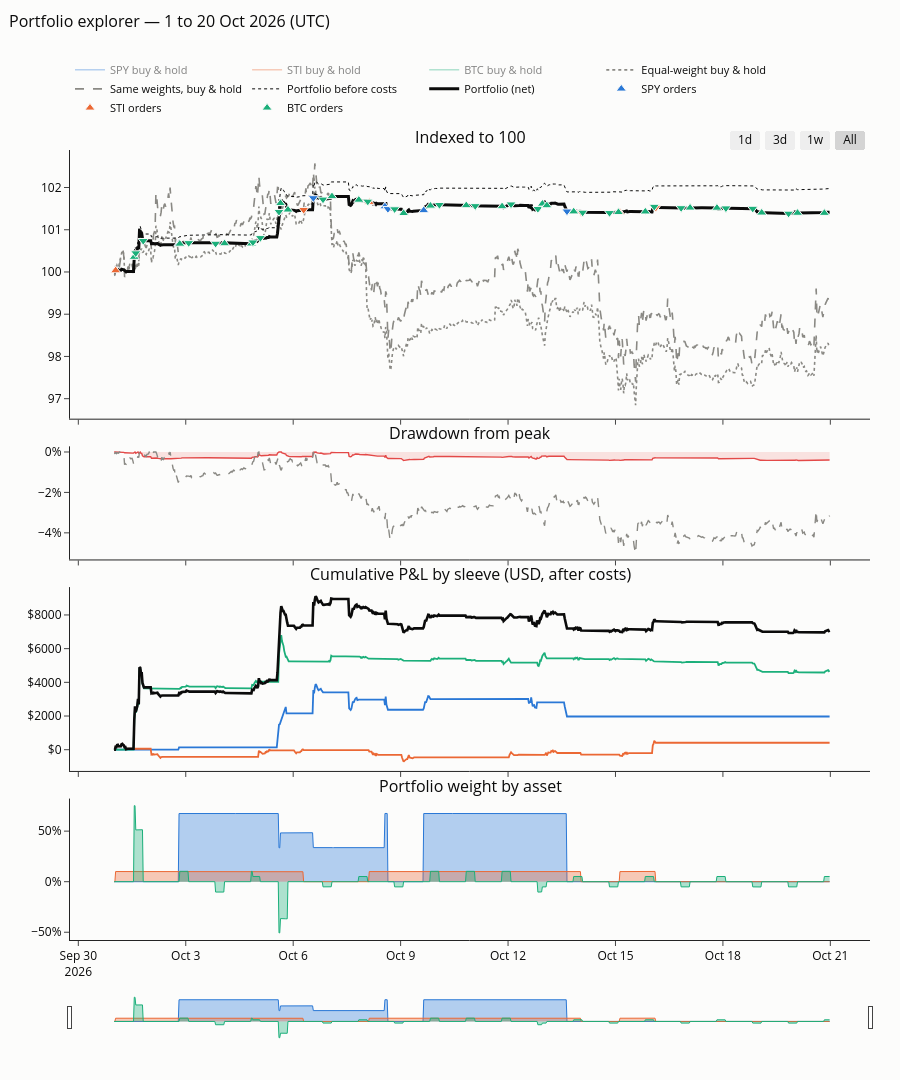

Write notebook code for a chart like this one.
### Markdown cell above
### 10.1 Portfolio overview
Indexed equity against benchmarks, drawdown, cumulative P&L by sleeve and portfolio weights, with
every order marked.

### Code cell
if HAVE_PLOTLY:
    fig = make_subplots(rows=4, cols=1, shared_xaxes=True, vertical_spacing=0.035,
                        row_heights=[0.38, 0.16, 0.26, 0.20],
                        subplot_titles=("Indexed to 100", "Drawdown from peak", "Cumulative P&L by sleeve (USD, after costs)",
                                        "Portfolio weight by asset"))
    to100 = lambda s: 100 * s / s.iloc[0]  # noqa: E731
    for a in ASSETS:
        s_ = to100(series[f"{SHORT[a]} buy & hold"]).iloc[1:]
        fig.add_trace(go.Scatter(x=s_.index, y=s_, name=f"{SHORT[a]} buy & hold", line=dict(color=HEX[a], width=1),
                                 visible="legendonly", hovertemplate="%{y:.2f}"), 1, 1)
    for name, dash in (("Equal-weight buy & hold", "dot"), ("Same weights, buy & hold", "dash")):
        s_ = to100(series[name]).iloc[1:]
        fig.add_trace(go.Scatter(x=s_.index, y=s_, name=name, line=dict(color=MUTED, dash=dash, width=1.6),
                                 hovertemplate="%{y:.2f}"), 1, 1)
    s_ = to100(series["Portfolio before costs"]).iloc[1:]
    fig.add_trace(go.Scatter(x=s_.index, y=s_, name="Portfolio before costs", line=dict(color=INK, dash="dot", width=1),
                             hovertemplate="%{y:.2f}"), 1, 1)
    s_ = to100(series["Portfolio"]).iloc[1:]
    fig.add_trace(go.Scatter(x=s_.index, y=s_, name="Portfolio (net)", line=dict(color=INK, width=3),
                             hovertemplate="%{y:.3f}"), 1, 1)
    f_ = fills.copy()
    f_["lvl"] = 100 * equity.reindex(f_["timestamp"]).values / INITIAL
    f_["side"] = np.where(f_["qty"] > 0, "BUY", "SELL")
    for a in ASSETS:
        ff = f_[f_["asset"].eq(a)]
        fig.add_trace(go.Scatter(
            x=ff["timestamp"], y=ff["lvl"], mode="markers", name=f"{SHORT[a]} orders",
            marker=dict(color=HEX[a], size=9, symbol=np.where(ff["qty"] > 0, "triangle-up", "triangle-down"),
                        line=dict(color=SURF, width=1)),
            customdata=np.stack([ff["side"], ff["qty"].abs(), ff["ref_price"], ff["total_cost"]], axis=1),
            hovertemplate=f"{SHORT[a]} " + "%{customdata[0]} %{customdata[1]:,.4f} @ $%{customdata[2]:,.2f}"
                          "<br>cost $%{customdata[3]:,.2f}<extra></extra>"), 1, 1)
    for name, col, dash in (("Portfolio", NEG, "solid"), ("Same weights, buy & hold", MUTED, "dash")):
        d_ = 100 * M.drawdown_series(series[name]).iloc[1:]
        fig.add_trace(go.Scatter(x=d_.index, y=d_, name=f"Drawdown · {name}", line=dict(color=col, dash=dash, width=1.4),
                                 fill="tozeroy" if name == "Portfolio" else None, fillcolor=rgba(NEG, 0.15),
                                 showlegend=False, hovertemplate="%{y:.2f}%"), 2, 1)
    for a in ASSETS:
        fig.add_trace(go.Scatter(x=idx, y=pnl[a], name=f"P&L · {SHORT[a]}", line=dict(color=HEX[a], width=1.8),
                                 showlegend=False, hovertemplate="$%{y:,.0f}"), 3, 1)
    fig.add_trace(go.Scatter(x=idx, y=pnl.sum(axis=1), name="P&L · Portfolio", line=dict(color=INK, width=2.6),
                             showlegend=False, hovertemplate="$%{y:,.0f}"), 3, 1)
    for a in ASSETS:
        fig.add_trace(go.Scatter(x=idx, y=100 * weights[a], name=f"Weight · {SHORT[a]}", line=dict(color=HEX[a], width=1),
                                 fill="tozeroy", fillcolor=rgba(HEX[a], 0.35), showlegend=False,
                                 hovertemplate="%{y:.1f}%"), 4, 1)
    fig.update_layout(**{**LAYOUT, "margin": dict(l=70, r=30, t=150, b=40)}, height=1080,
                      title_text="Portfolio explorer — 1 to 20 Oct 2026 (UTC)")
    fig.update_layout(legend=dict(y=1.035))
    fig.update_yaxes(ticksuffix="%", row=2, col=1); fig.update_yaxes(tickprefix="$", row=3, col=1)
    fig.update_yaxes(ticksuffix="%", row=4, col=1)
    fig.update_xaxes(rangeselector=RANGE_BUTTONS, row=1, col=1)
    fig.update_xaxes(rangeslider=dict(visible=True, thickness=0.05), row=4, col=1)
    interactive_figs.append(("Portfolio explorer", fig)); fig.show()

### Figure 1 — Plotly figure (JSON) as saved in the notebook; plotly's stock layout.template omitted (floating-point values rounded to 4 significant figures; data arrays with more than 128 entries replaced by an {"elided": "..."} marker saying what was removed)
{"data": [{"hovertemplate": "%{y:.2f}", "line": {"color": "#2a78d6", "width": 1}, "name": "SPY buy & hold", "type": "scatter", "visible": "legendonly", "x": {"elided": "960 str values"}, "xaxis": "x", "y": {"elided": "960 float values"}, "yaxis": "y"}, {"hovertemplate": "%{y:.2f}", "line": {"color": "#eb6834", "width": 1}, "name": "STI buy & hold", "type": "scatter", "visible": "legendonly", "x": {"elided": "960 str values"}, "xaxis": "x", "y": {"elided": "960 float values"}, "yaxis": "y"}, {"hovertemplate": "%{y:.2f}", "line": {"color": "#1baf7a", "width": 1}, "name": "BTC buy & hold", "type": "scatter", "visible": "legendonly", "x": {"elided": "960 str values"}, "xaxis": "x", "y": {"elided": "960 float values"}, "yaxis": "y"}, {"hovertemplate": "%{y:.2f}", "line": {"color": "#8a8984", "dash": "dot", "width": 1.6}, "name": "Equal-weight buy & hold", "type": "scatter", "x": {"elided": "960 str values"}, "xaxis": "x", "y": {"elided": "960 float values"}, "yaxis": "y"}, {"hovertemplate": "%{y:.2f}", "line": {"color": "#8a8984", "dash": "dash", "width": 1.6}, "name": "Same weights, buy & hold", "type": "scatter", "x": {"elided": "960 str values"}, "xaxis": "x", "y": {"elided": "960 float values"}, "yaxis": "y"}, {"hovertemplate": "%{y:.2f}", "line": {"color": "#0b0b0b", "dash": "dot", "width": 1}, "name": "Portfolio before costs", "type": "scatter", "x": {"elided": "960 str values"}, "xaxis": "x", "y": {"elided": "960 float values"}, "yaxis": "y"}, {"hovertemplate": "%{y:.3f}", "line": {"color": "#0b0b0b", "width": 3}, "name": "Portfolio (net)", "type": "scatter", "x": {"elided": "960 str values"}, "xaxis": "x", "y": {"elided": "960 float values"}, "yaxis": "y"}, {"customdata": [["BUY", 441, 769.3, 1.544], ["SELL", 221, 772.7, 0.7735], ["BUY", 97, 772.9, 0.35], ["SELL", 97, 778.2, 0.35], ["BUY", 222, 774.9, 0.777], ["SELL", 442, 774.7, 1.547], ["BUY", 440, 777.1, 1.54], ["SELL", 440, 776.2, 1.54]], "hovertemplate": "SPY %{customdata[0]} %{customdata[1]:,.4f} @ $%{customdata[2]:,.2f}<br>cost $%{customdata[3]:,.2f}<extra></extra>", "marker": {"color": "#2a78d6", "line": {"color": "#fcfcfb", "width": 1}, "size": 9, "symbol": ["triangle-up", "triangle-down", "triangle-up", "triangle-down", "triangle-up", "triangle-down", "triangle-up", "triangle-down"]}, "mode": "markers", "name": "SPY orders", "type": "scatter", "x": ["2026-10-02T19:30:00.000000000", "2026-10-05T14:30:00.000000000", "2026-10-05T15:30:00.000000000", "2026-10-06T13:30:00.000000000", "2026-10-08T13:30:00.000000000", "2026-10-08T15:30:00.000000000", "2026-10-09T15:30:00.000000000", "2026-10-13T15:30:00.000000000"], "xaxis": "x", "y": [100.7, 101.4, 101.6, 101.8, 101.5, 101.5, 101.5, 101.4], "yaxis": "y"}, {"customdata": [["BUY", 11121, 4.496, 40.0], ["SELL", 11121, 4.501, 40.04], ["BUY", 11773, 4.318, 40.67], ["SELL", 11773, 4.302, 40.51], ["BUY", 11969, 4.236, 40.56], ["SELL", 11969, 4.302, 41.2]], "hovertemplate": "STI %{customdata[0]} %{customdata[1]:,.4f} @ $%{customdata[2]:,.2f}<br>cost $%{customdata[3]:,.2f}<extra></extra>", "marker": {"color": "#eb6834", "line": {"color": "#fcfcfb", "width": 1}, "size": 9, "symbol": ["triangle-up", "triangle-down", "triangle-up", "triangle-down", "triangle-up", "triangle-down"]}, "mode": "markers", "name": "STI orders", "type": "scatter", "x": ["2026-10-01T01:00:00.000000000", "2026-10-06T07:00:00.000000000", "2026-10-08T03:00:00.000000000", "2026-10-14T01:00:00.000000000", "2026-10-15T03:00:00.000000000", "2026-10-16T03:00:00.000000000"], "xaxis": "x", "y": [100.0, 101.5, 101.7, 101.4, 101.4, 101.5], "yaxis": "y"}, {"customdata": {"elided": "43x4 mixed values"}, "hovertemplate": "BTC %{customdata[0]} %{customdata[1]:,.4f} @ $%{customdata[2]:,.2f}<br>cost $%{customdata[3]:,.2f}<extra></extra>", "marker": {"color": "#1baf7a", "line": {"color": "#fcfcfb", "width": 1}, "size": 9, "symbol": ["triangle-up", "triangle-down", "triangle-down", "triangle-up", "triangle-down", "triangle-down", "triangle-up", "triangle-up", "triangle-down", "triangle-down", "triangle-down", "triangle-up", "triangle-up", "triangle-down", "triangle-up", "triangle-up", "triangle-down", "triangle-down", "triangle-up", "triangle-up", "triangle-down", "triangle-up", "triangle-down", "triangle-up", "triangle-down", "triangle-down", "triangle-up", "triangle-up", "triangle-up", "triangle-down", "triangle-down", "triangle-up", "triangle-up", "triangle-down", "triangle-down", "triangle-up", "triangle-up", "triangle-down", "triangle-down", "triangle-up", "triangle-down", "triangle-up", "triangle-up"]}, "mode": "markers", "name": "BTC orders", "type": "scatter", "x": ["2026-10-01T13:30:00.000000000", "2026-10-01T14:30:00.000000000", "2026-10-01T19:30:00.000000000", "2026-10-02T20:00:00.000000000", "2026-10-03T02:00:00.000000000", "2026-10-03T20:00:00.000000000", "2026-10-04T02:00:00.000000000", "2026-10-04T20:00:00.000000000", "2026-10-04T21:00:00.000000000", "2026-10-05T02:00:00.000000000", "2026-10-05T14:30:00.000000000", "2026-10-05T15:30:00.000000000", "2026-10-05T20:30:00.000000000", "2026-10-06T20:00:00.000000000", "2026-10-07T02:00:00.000000000", "2026-10-07T20:00:00.000000000", "2026-10-08T02:00:00.000000000", "2026-10-08T20:00:00.000000000", "2026-10-09T02:00:00.000000000", "2026-10-09T20:00:00.000000000", "2026-10-10T02:00:00.000000000", "2026-10-10T20:00:00.000000000", "2026-10-11T02:00:00.000000000", "2026-10-11T20:00:00.000000000", "2026-10-12T02:00:00.000000000", "2026-10-12T20:00:00.000000000", "2026-10-12T23:00:00.000000000", "2026-10-13T02:00:00.000000000", "2026-10-13T20:00:00.000000000", "2026-10-14T02:00:00.000000000", "2026-10-14T20:00:00.000000000", "2026-10-15T02:00:00.000000000", "2026-10-15T20:00:00.000000000", "2026-10-16T02:00:00.000000000", "2026-10-16T20:00:00.000000000", "2026-10-17T02:00:00.000000000", "2026-10-17T20:00:00.000000000", "2026-10-18T02:00:00.000000000", "2026-10-18T20:00:00.000000000", "2026-10-19T02:00:00.000000000", "2026-10-19T20:00:00.000000000", "2026-10-20T02:00:00.000000000", "2026-10-20T20:00:00.000000000"], "xaxis": "x", "y": [100.4, 100.4, 100.7, 100.7, 100.7, 100.7, 100.7, 100.7, 100.7, 100.8, 101.4, 101.6, 101.5, 101.7, 101.8, 101.7, 101.7, 101.5, 101.4, 101.6, 101.6, 101.6, 101.6, 101.6, 101.6, 101.5, 101.6, 101.6, 101.4, 101.4, 101.4, 101.4, 101.4, 101.5, 101.5, 101.5, 101.5, 101.5, 101.5, 101.4, 101.4, 101.4, 101.4], "yaxis": "y"}, {"fill": "tozeroy", "fillcolor": "rgba(227,73,72,0.15)", "hovertemplate": "%{y:.2f}%", "line": {"color": "#e34948", "dash": "solid", "width": 1.4}, "name": "Drawdown · Portfolio", "showlegend": false, "type": "scatter", "x": {"elided": "960 str values"}, "xaxis": "x2", "y": {"elided": "960 float values"}, "yaxis": "y2"}, {"fillcolor": "rgba(227,73,72,0.15)", "hovertemplate": "%{y:.2f}%", "line": {"color": "#8a8984", "dash": "dash", "width": 1.4}, "name": "Drawdown · Same weights, buy & hold", "showlegend": false, "type": "scatter", "x": {"elided": "960 str values"}, "xaxis": "x2", "y": {"elided": "960 float values"}, "yaxis": "y2"}, {"hovertemplate": "$%{y:,.0f}", "line": {"color": "#2a78d6", "width": 1.8}, "name": "P&L · SPY", "showlegend": false, "type": "scatter", "x": {"elided": "960 str values"}, "xaxis": "x3", "y": {"elided": "960 float values"}, "yaxis": "y3"}, {"hovertemplate": "$%{y:,.0f}", "line": {"color": "#eb6834", "width": 1.8}, "name": "P&L · STI", "showlegend": false, "type": "scatter", "x": {"elided": "960 str values"}, "xaxis": "x3", "y": {"elided": "960 float values"}, "yaxis": "y3"}, {"hovertemplate": "$%{y:,.0f}", "line": {"color": "#1baf7a", "width": 1.8}, "name": "P&L · BTC", "showlegend": false, "type": "scatter", "x": {"elided": "960 str values"}, "xaxis": "x3", "y": {"elided": "960 float values"}, "yaxis": "y3"}, {"hovertemplate": "$%{y:,.0f}", "line": {"color": "#0b0b0b", "width": 2.6}, "name": "P&L · Portfolio", "showlegend": false, "type": "scatter", "x": {"elided": "960 str values"}, "xaxis": "x3", "y": {"elided": "960 float values"}, "yaxis": "y3"}, {"fill": "tozeroy", "fillcolor": "rgba(42,120,214,0.35)", "hovertemplate": "%{y:.1f}%", "line": {"color": "#2a78d6", "width": 1}, "name": "Weight · SPY", "showlegend": false, "type": "scatter", "x": {"elided": "960 str values"}, "xaxis": "x4", "y": {"elided": "960 float values"}, "yaxis": "y4"}, {"fill": "tozeroy", "fillcolor": "rgba(235,104,52,0.35)", "hovertemplate": "%{y:.1f}%", "line": {"color": "#eb6834", "width": 1}, "name": "Weight · STI", "showlegend": false, "type": "scatter", "x": {"elided": "960 str values"}, "xaxis": "x4", "y": {"elided": "960 float values"}, "yaxis": "y4"}, {"fill": "tozeroy", "fillcolor": "rgba(27,175,122,0.35)", "hovertemplate": "%{y:.1f}%", "line": {"color": "#1baf7a", "width": 1}, "name": "Weight · BTC", "showlegend": false, "type": "scatter", "x": {"elided": "960 str values"}, "xaxis": "x4", "y": {"elided": "960 float values"}, "yaxis": "y4"}], "layout": {"annotations": [{"font": {"size": 16}, "showarrow": false, "text": "Indexed to 100", "x": 0.5, "xanchor": "center", "xref": "paper", "y": 1, "yanchor": "bottom", "yref": "paper"}, {"font": {"size": 16}, "showarrow": false, "text": "Drawdown from peak", "x": 0.5, "xanchor": "center", "xref": "paper", "y": 0.6249, "yanchor": "bottom", "yref": "paper"}, {"font": {"size": 16}, "showarrow": false, "text": "Cumulative P&L by sleeve (USD, after costs)", "x": 0.5, "xanchor": "center", "xref": "paper", "y": 0.4467, "yanchor": "bottom", "yref": "paper"}, {"font": {"size": 16}, "showarrow": false, "text": "Portfolio weight by asset", "x": 0.5, "xanchor": "center", "xref": "paper", "y": 0.179, "yanchor": "bottom", "yref": "paper"}], "font": {"color": "#0b0b0b", "size": 12}, "height": 1080, "hovermode": "x unified", "legend": {"font": {"size": 11}, "orientation": "h", "x": 0, "y": 1.035, "yanchor": "bottom"}, "margin": {"b": 40, "l": 70, "r": 30, "t": 150}, "paper_bgcolor": "#fcfcfb", "plot_bgcolor": "#fcfcfb", "title": {"font": {"size": 16}, "text": "Portfolio explorer — 1 to 20 Oct 2026 (UTC)", "x": 0.01, "y": 0.985, "yanchor": "top"}, "xaxis": {"anchor": "y", "domain": [0, 1], "matches": "x4", "rangeselector": {"buttons": [{"count": 1, "label": "1d", "step": "day", "stepmode": "backward"}, {"count": 3, "label": "3d", "step": "day", "stepmode": "backward"}, {"count": 7, "label": "1w", "step": "day", "stepmode": "backward"}, {"label": "All", "step": "all"}], "x": 1, "xanchor": "right", "y": 1, "yanchor": "bottom"}, "showticklabels": false}, "xaxis2": {"anchor": "y2", "domain": [0, 1], "matches": "x4", "showticklabels": false}, "xaxis3": {"anchor": "y3", "domain": [0, 1], "matches": "x4", "showticklabels": false}, "xaxis4": {"anchor": "y4", "domain": [0, 1], "rangeslider": {"thickness": 0.05, "visible": true}}, "yaxis": {"anchor": "x", "domain": [0.6599, 1]}, "yaxis2": {"anchor": "x2", "domain": [0.4817, 0.6249], "ticksuffix": "%"}, "yaxis3": {"anchor": "x3", "domain": [0.214, 0.4467], "tickprefix": "$"}, "yaxis4": {"anchor": "x4", "domain": [0, 0.179], "ticksuffix": "%"}}}
